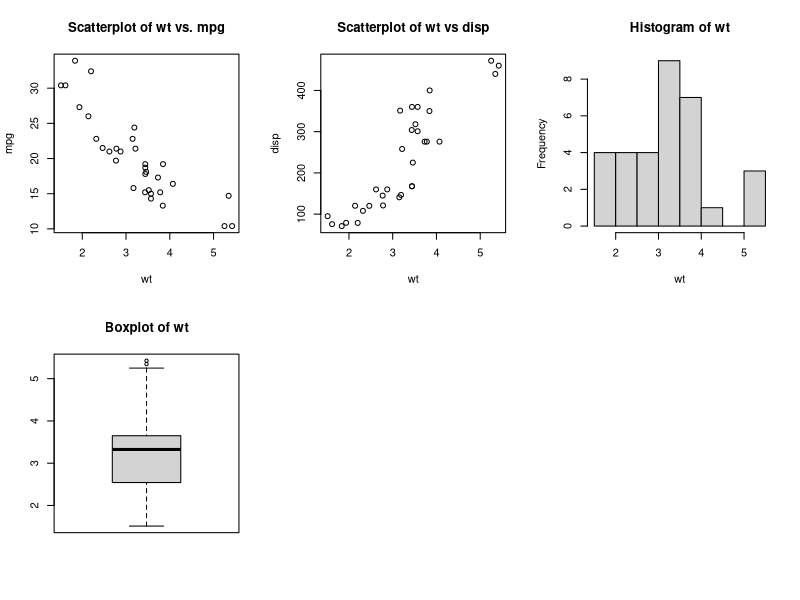

R code for this plot:
## ---- chunk 1
knitr::opts_chunk$set(echo = TRUE)

enzyme_catalysis_model <- function(t, state, params){
  #unpack states
  SOC <- state[1]
  DOC <- state[2]
  ENZ <- state[3]
  MIC <- state[4]
  
  #unpack parameters
    # Parameters relevant to dSOC/dt:
    SOCin <- params[1] # input of SOC
    rDeath <- params[2] # rate of Death
    MIC2SOC <- params[3] #Proportion death of MIC to SOC
    Ea_decomp <- params[4] #Velocity of decomposition
    Km_slope_decomp <- params[5] 
    temp_decomp <- params[6]
    Km0_decomp <- params[7]
    
    # Parameters relevant to dMIC/dt:
    Ea_uptake <- params[8]
    Km_slope_uptake <- params[9]
    temp_uptake <- params[10]
    Km0_uptake <- params[11]
    #rDeath pre defined
    r_EnzProd <- params[12]
    
    #Parameters relevant to dDOC/dt:
    DOCin <- params[13]
    #rDeath, MICtoSOC, Decomp predefined
    r_EnzLoss <- params[14]
    
    
    #CUE parameters:
    CUE_slope <- params[15]
    CUE0 <- params[16]
    Vmax_uptake0 <- params[17]
    Vmax_decomp0 <- params[18]
    gasConst <- params[19]
    
    
  #Calculate intermediate parameters:
    Km_decomp <- Km_slope_decomp * temp + Km0_decomp
    Km_uptake <- Km_slope_uptake * temp + Km0_uptake
    CUE <- CUE_slope * temp + CUE0
    Death <- rDeath * MIC
    Assim <- Vmax_uptake * MIC * (DOC/(Km_uptake + DOC))
    EProd <- r_EnzProd * MIC
    Decomp <- Vmax_decomp * ENZ * (SOC/(Km + SOC))
    ELoss <- r_EnzLoss * ENZ
   
     Vmax_decomp
    Vmax_uptake <- Vmax_uptake0 * 
    
  #Diffeqs:
  dMIC <- Assim * CUE - Death - EProd
  
  dSOC <- SOCin + (Death*MIC2SOC) - Decomp
  
  dDOC <- DOCin + Death(1-MIC2SOC) + Decomp + ELoss - Assim
  
  dENZ <- EProd - ELoss
}


## ---- chunk 2
attach(mtcars)  #Just an example of data in R
par(mfrow=c(2,3)) #First number is the number of rows, and the second number is the number of columns in the plot
#Plot like normal
plot(wt,mpg, main="Scatterplot of wt vs. mpg")
plot(wt,disp, main="Scatterplot of wt vs disp")
hist(wt, main="Histogram of wt")
boxplot(wt, main="Boxplot of wt")
